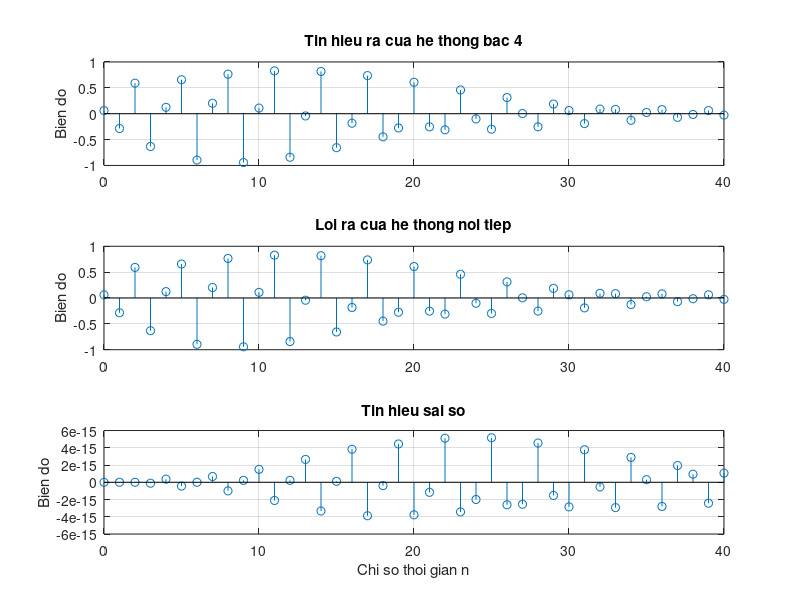

MATLAB code to generate this figure:
clc;
clf;
x=[1 zeros(1,40)];
n=0:40;
num=[0.06 -0.19 0.27 -0.26 0.12];
den=[1 1.6 2.28 1.325 0.68];                              
y=filter(num,den,x);            
num1=[0.3 -0.2 0.4]; den1=[1 0.9 0.8];      
num2=[0.2 -0.5 0.3]; den2=[1 0.7 0.85]; 
y1=filter(num1,den1,x);  
y2=filter(num2,den2,y1);
d=y-y2;
subplot(3,1,1); stem(n,y); ylabel('Bien do');
title('Tin hieu ra cua he thong bac 4'); grid;
subplot(3,1,2); stem(n,y2); ylabel('Bien do');
title('Loi ra cua he thong noi tiep'); grid;
subplot(3,1,3); stem(n,d); xlabel('Chi so thoi gian n'); ylabel('Bien do');
title('Tin hieu sai so'); grid;
